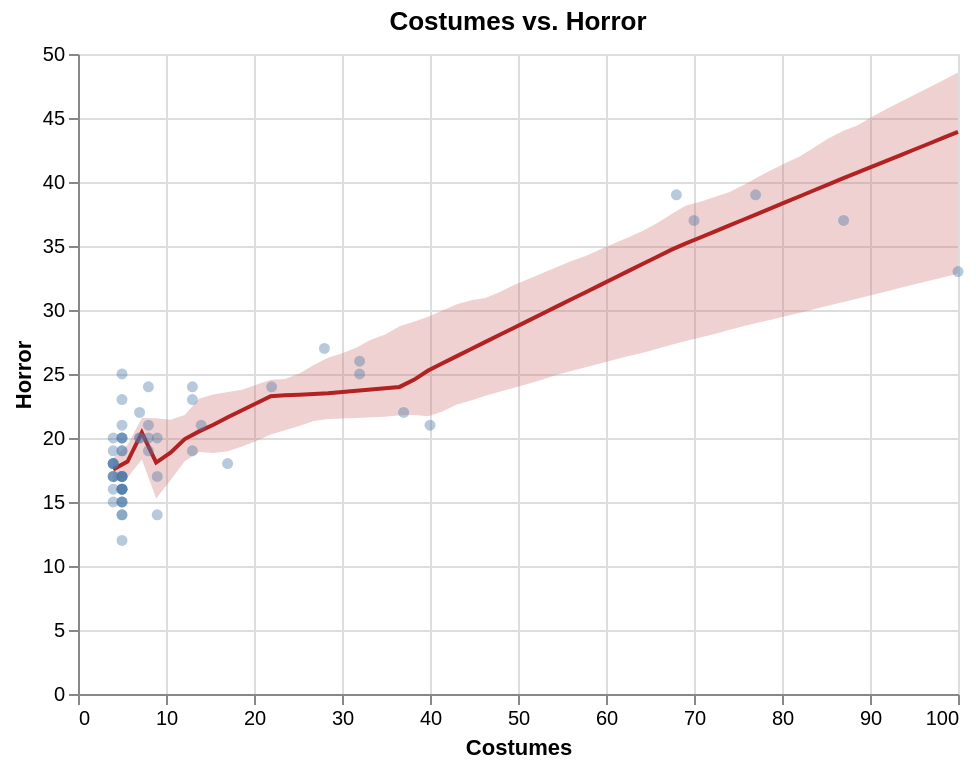

The code cell stored with this chart in its notebook:
### Markdown cell above
## 5. Use your own Google Trends data
1. Go to [trends.google.com](https://trends.google.com) and enter two search terms you think might be related.
2. Choose a country and time range.
3. Download the CSV from the *Interest over time* chart.
4. Upload it to Colab using the folder icon on the left.
5. Put your filename below and run the cell.

### Code cell
df, names = load_trends('/content/time_series_US_20210924-2021_20260924-2021.csv')
print(names, len(df), 'rows')

band = loess_with_ci(df['termA'], df['termB'], span=0.5)
pts  = alt.Chart(df).mark_circle(opacity=0.4).encode(
    x=alt.X('termA:Q', title=names[0]), y=alt.Y('termB:Q', title=names[1]),
    tooltip=['date:N', 'termA:Q', 'termB:Q'])
ci   = alt.Chart(band).mark_area(opacity=0.3, color='#c66').encode(x='x:Q', y='lower:Q', y2='upper:Q')
line = alt.Chart(band).mark_line(color='firebrick').encode(x='x:Q', y='fit:Q')
(ci + line + pts).properties(width=440, height=320, title=f'{names[0]} vs. {names[1]}')

### Figure 1 — Vega-Lite specification as saved in the notebook (floating-point values rounded to 4 significant figures)
{"config": {"view": {"continuousWidth": 300, "continuousHeight": 300}}, "layer": [{"mark": {"type": "area", "color": "#c66", "opacity": 0.3}, "encoding": {"x": {"field": "x", "type": "quantitative"}, "y": {"field": "lower", "type": "quantitative"}, "y2": {"field": "upper"}}}, {"mark": {"type": "line", "color": "firebrick"}, "encoding": {"x": {"field": "x", "type": "quantitative"}, "y": {"field": "fit", "type": "quantitative"}}}, {"data": {"name": "data-9c79f4356b73909e19fb574c333851bb"}, "mark": {"type": "circle", "opacity": 0.4}, "encoding": {"tooltip": [{"field": "date", "type": "nominal"}, {"field": "termA", "type": "quantitative"}, {"field": "termB", "type": "quantitative"}], "x": {"field": "termA", "title": "Costumes", "type": "quantitative"}, "y": {"field": "termB", "title": "Horror", "type": "quantitative"}}}], "data": {"name": "data-0c41962639b99027ca2f8b10d3387fac"}, "height": 320, "title": "Costumes vs. Horror", "width": 440, "$schema": "https://vega.github.io/schema/vega-lite/v5.20.1.json", "datasets": {"data-0c41962639b99027ca2f8b10d3387fac": [{"x": 4.0, "fit": 17.55, "lower": 16.5, "upper": 18.43}, {"x": 5.627, "fit": 18.16, "lower": 16.91, "upper": 19.46}, {"x": 7.254, "fit": 20.42, "lower": 18.32, "upper": 21.56}, {"x": 8.881, "fit": 18.08, "lower": 15.28, "upper": 21.55}, {"x": 10.51, "fit": 18.85, "lower": 16.69, "upper": 21.42}, {"x": 12.14, "fit": 19.92, "lower": 18.17, "upper": 21.8}, {"x": 13.76, "fit": 20.52, "lower": 18.91, "upper": 23.09}, {"x": 15.39, "fit": 21.03, "lower": 18.83, "upper": 23.4}, {"x": 17.02, "fit": 21.62, "lower": 18.97, "upper": 23.6}, {"x": 18.64, "fit": 22.17, "lower": 19.35, "upper": 23.76}, {"x": 20.27, "fit": 22.71, "lower": 19.76, "upper": 24.17}, {"x": 21.9, "fit": 23.26, "lower": 20.28, "upper": 24.55}, {"x": 23.53, "fit": 23.34, "lower": 20.61, "upper": 24.6}, {"x": 25.15, "fit": 23.38, "lower": 20.93, "upper": 25.04}, {"x": 26.78, "fit": 23.43, "lower": 21.33, "upper": 25.7}, {"x": 28.41, "fit": 23.49, "lower": 21.48, "upper": 26.26}, {"x": 30.03, "fit": 23.59, "lower": 21.53, "upper": 26.62}, {"x": 31.66, "fit": 23.69, "lower": 21.57, "upper": 27.07}, {"x": 33.29, "fit": 23.79, "lower": 21.61, "upper": 27.68}, {"x": 34.92, "fit": 23.89, "lower": 21.66, "upper": 28.08}, {"x": 36.54, "fit": 23.99, "lower": 21.77, "upper": 28.72}, {"x": 38.17, "fit": 24.54, "lower": 21.8, "upper": 29.08}, {"x": 39.8, "fit": 25.27, "lower": 21.7, "upper": 29.48}, {"x": 41.42, "fit": 25.85, "lower": 22.06, "upper": 29.96}, {"x": 43.05, "fit": 26.4, "lower": 22.61, "upper": 30.44}, {"x": 44.68, "fit": 26.95, "lower": 22.94, "upper": 30.76}, {"x": 46.31, "fit": 27.51, "lower": 23.31, "upper": 30.95}, {"x": 47.93, "fit": 28.06, "lower": 23.61, "upper": 31.41}, {"x": 49.56, "fit": 28.62, "lower": 23.92, "upper": 31.96}, {"x": 51.19, "fit": 29.17, "lower": 24.23, "upper": 32.43}, {"x": 52.81, "fit": 29.73, "lower": 24.57, "upper": 32.89}, {"x": 54.44, "fit": 30.28, "lower": 24.94, "upper": 33.36}, {"x": 56.07, "fit": 30.84, "lower": 25.24, "upper": 33.82}, {"x": 57.69, "fit": 31.39, "lower": 25.53, "upper": 34.21}, {"x": 59.32, "fit": 31.94, "lower": 25.82, "upper": 34.73}, {"x": 60.95, "fit": 32.5, "lower": 26.12, "upper": 35.22}, {"x": 62.58, "fit": 33.05, "lower": 26.41, "upper": 35.68}, {"x": 64.2, "fit": 33.61, "lower": 26.67, "upper": 36.19}, {"x": 65.83, "fit": 34.16, "lower": 26.97, "upper": 36.79}, {"x": 67.46, "fit": 34.72, "lower": 27.29, "upper": 37.49}, {"x": 69.08, "fit": 35.2, "lower": 27.58, "upper": 38.17}, {"x": 70.71, "fit": 35.66, "lower": 27.85, "upper": 38.45}, {"x": 72.34, "fit": 36.13, "lower": 28.13, "upper": 38.82}, {"x": 73.97, "fit": 36.59, "lower": 28.44, "upper": 39.2}, {"x": 75.59, "fit": 37.05, "lower": 28.72, "upper": 39.75}, {"x": 77.22, "fit": 37.51, "lower": 29.0, "upper": 40.37}, {"x": 78.85, "fit": 37.98, "lower": 29.26, "upper": 40.97}, {"x": 80.47, "fit": 38.44, "lower": 29.52, "upper": 41.5}, {"x": 82.1, "fit": 38.91, "lower": 29.79, "upper": 42.04}, {"x": 83.73, "fit": 39.37, "lower": 30.07, "upper": 42.73}, {"x": 85.36, "fit": 39.84, "lower": 30.35, "upper": 43.43}, {"x": 86.98, "fit": 40.3, "lower": 30.62, "upper": 44.0}, {"x": 88.61, "fit": 40.75, "lower": 30.9, "upper": 44.43}, {"x": 90.24, "fit": 41.21, "lower": 31.18, "upper": 45.11}, {"x": 91.86, "fit": 41.66, "lower": 31.45, "upper": 45.7}, {"x": 93.49, "fit": 42.11, "lower": 31.73, "upper": 46.27}, {"x": 95.12, "fit": 42.56, "lower": 32.01, "upper": 46.84}, {"x": 96.75, "fit": 43.01, "lower": 32.28, "upper": 47.41}, {"x": 98.37, "fit": 43.46, "lower": 32.56, "upper": 47.98}, {"x": 100.0, "fit": 43.91, "lower": 32.83, "upper": 48.55}], "data-9c79f4356b73909e19fb574c333851bb": [{"date": "2021-09-01", "termA": 40, "termB": 21}, {"date": "2021-10-01", "termA": 100, "termB": 33}, {"date": "2021-11-01", "termA": 9, "termB": 14}, {"date": "2021-12-01", "termA": 5, "termB": 12}, {"date": "2022-01-01", "termA": 5, "termB": 14}, {"date": "2022-02-01", "termA": 5, "termB": 14}, {"date": "2022-03-01", "termA": 5, "termB": 15}, {"date": "2022-04-01", "termA": 5, "termB": 15}, {"date": "2022-05-01", "termA": 5, "termB": 16}, {"date": "2022-06-01", "termA": 5, "termB": 17}, {"date": "2022-07-01", "termA": 9, "termB": 20}, {"date": "2022-08-01", "termA": 17, "termB": 18}, {"date": "2022-09-01", "termA": 37, "termB": 22}, {"date": "2022-10-01", "termA": 87, "termB": 37}, {"date": "2022-11-01", "termA": 9, "termB": 17}, {"date": "2022-12-01", "termA": 5, "termB": 17}, {"date": "2023-01-01", "termA": 5, "termB": 17}, {"date": "2023-02-01", "termA": 5, "termB": 16}, {"date": "2023-03-01", "termA": 5, "termB": 15}, {"date": "2023-04-01", "termA": 5, "termB": 19}, {"date": "2023-05-01", "termA": 5, "termB": 16}, {"date": "2023-06-01", "termA": 5, "termB": 16}, {"date": "2023-07-01", "termA": 7, "termB": 20}, {"date": "2023-08-01", "termA": 13, "termB": 19}, {"date": "2023-09-01", "termA": 32, "termB": 25}, {"date": "2023-10-01", "termA": 77, "termB": 39}, {"date": "2023-11-01", "termA": 8, "termB": 20}, {"date": "2023-12-01", "termA": 4, "termB": 15}, {"date": "2024-01-01", "termA": 4, "termB": 16}, {"date": "2024-02-01", "termA": 5, "termB": 16}, {"date": "2024-03-01", "termA": 5, "termB": 17}, {"date": "2024-04-01", "termA": 4, "termB": 18}, {"date": "2024-05-01", "termA": 4, "termB": 18}, {"date": "2024-06-01", "termA": 5, "termB": 20}, {"date": "2024-07-01", "termA": 7, "termB": 20}, {"date": "2024-08-01", "termA": 14, "termB": 21}, {"date": "2024-09-01", "termA": 32, "termB": 26}, {"date": "2024-10-01", "termA": 70, "termB": 37}, {"date": "2024-11-01", "termA": 8, "termB": 19}, {"date": "2024-12-01", "termA": 4, "termB": 17}, {"date": "2025-01-01", "termA": 4, "termB": 17}, {"date": "2025-02-01", "termA": 4, "termB": 17}, {"date": "2025-03-01", "termA": 5, "termB": 17}, {"date": "2025-04-01", "termA": 4, "termB": 18}, {"date": "2025-05-01", "termA": 4, "termB": 19}, {"date": "2025-06-01", "termA": 5, "termB": 20}, {"date": "2025-07-01", "termA": 8, "termB": 24}, {"date": "2025-08-01", "termA": 13, "termB": 24}, {"date": "2025-09-01", "termA": 28, "termB": 27}, {"date": "2025-10-01", "termA": 68, "termB": 39}, {"date": "2025-11-01", "termA": 8, "termB": 21}, {"date": "2025-12-01", "termA": 4, "termB": 18}, {"date": "2026-01-01", "termA": 4, "termB": 20}, {"date": "2026-02-01", "termA": 5, "termB": 21}, {"date": "2026-03-01", "termA": 5, "termB": 20}, {"date": "2026-04-01", "termA": 5, "termB": 19}, {"date": "2026-05-01", "termA": 5, "termB": 23}, {"date": "2026-06-01", "termA": 5, "termB": 25}, {"date": "2026-07-01", "termA": 7, "termB": 22}, {"date": "2026-08-01", "termA": 13, "termB": 23}, {"date": "2026-09-01", "termA": 22, "termB": 24}]}}
